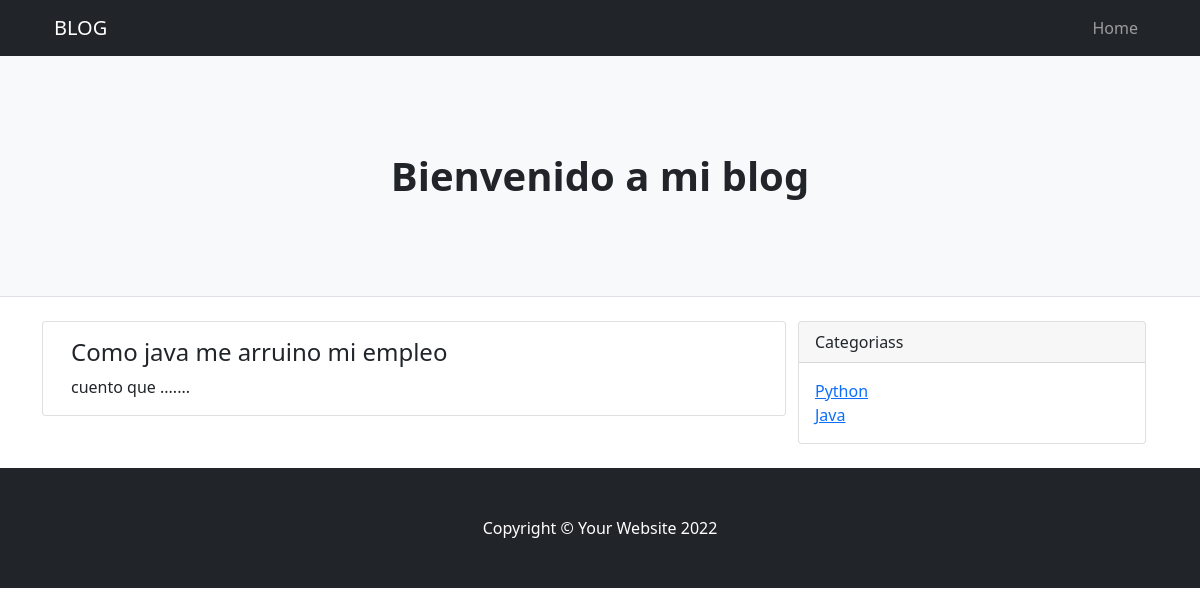
Screenshot of /categoria/2 with the database file from the repository.
### blog/models.py (models this page shows, shortened)
class Post(models.Model):
    categoria = models.ForeignKey(Categoria,on_delete=models.CASCADE)
    titulo = models.CharField(max_length=200)
    descripcion = models.CharField(max_length=200)

class Categoria(models.Model):
    nombre = models.CharField(max_length=200)
    pub_date = models.DateTimeField('fecha de registro',auto_now=True)

### blog/views.py (the view)
# urls.py: path('categoria/<int:categoria_id>', views.categoria ),
def categoria(request, categoria_id):
    categoria = Categoria.objects.get(pk=categoria_id)
    post_list = categoria.post_set.all()
    categories_list = Categoria.objects.all()
    context = {
        'post_list' : post_list ,
        'categories_list': categories_list,
        'categoria':categoria
    }
    return render(request,'index.html',context)

### blog/templates/index.html (shortened to what this page needs)
{% load static %}
<!DOCTYPE html>
<html lang="en">
    <head>
        <link href="{% static 'vendor/bootstrap/css/bootstrap.min.css' %}" rel="stylesheet">
    <link href="{% static 'css/styles.css' %}" rel="stylesheet">
    </head>
    <body>
        <nav class="navbar navbar-expand-lg navbar-dark bg-dark">
            <div class="container">
                <a class="navbar-brand" href="#!">BLOG</a>
                <div class="collapse navbar-collapse" id="navbarSupportedContent">
                    <ul class="navbar-nav ms-auto mb-2 mb-lg-0">
                        <li class="nav-item"><a class="nav-link" href="#">Home</a></li>
                    </ul>
                </div>
            </div>
        </nav>
        <header class="py-5 bg-light border-bottom mb-4">
            <div class="container">
                <div class="text-center my-5">
                    <h1 class="fw-bolder">Bienvenido a mi blog</h1>
                </div>
            </div>
        </header>
        <div class="container">
            <div class="row">
                <div class="col-lg-8">
                    <div class="row">
                            {% for post in post_list %}
                            <div class="card mb-4">
                                <div class="card-body">
                                    <h2 class="card-title h4">{{ post.titulo}}</h2>
                                    <p class="card-text">{{ post.descripcion}}</p>
                                </div>
                            </div>
                            {% endfor %}
                    </div>
                </div>
                <div class="col-lg-4">
                    <div class="card mb-4">
                        <div class="card-header">Categoriass</div>
                        <div class="card-body">
                            <div class="row">
                                <div class="col-sm-6">
                                    <ul class="list-unstyled mb-0">
                                        {% for cat in categories_list %}
                                        <li><a href="/categoria/{{ cat.id }}"">{{ cat.nombre }}</a></li>
                                        {% endfor %}
                                    </ul>
                                </div>
                            </div>
                        </div>
                    </div>
                </div>
            </div>
        </div>
        <footer class="py-5 bg-dark">
            <div class="container"><p class="m-0 text-center text-white">Copyright &copy; Your Website 2022</p></div>
        </footer>
    </body>
</html>

### rows the page displays
Post: titulo "Como java me arruino mi empleo", descripcion "cuento que ......."
Categoria: nombre "Python"
Categoria: nombre "Java"
